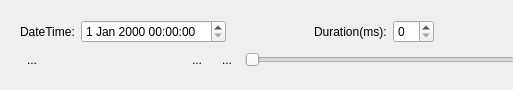
<?xml version="1.0" encoding="UTF-8"?>
<ui version="4.0">
 <class>TimeSliderWidgetForm</class>
 <widget class="QWidget" name="TimeSliderWidgetForm">
  <property name="geometry">
   <rect>
    <x>0</x>
    <y>0</y>
    <width>513</width>
    <height>86</height>
   </rect>
  </property>
  <property name="minimumSize">
   <size>
    <width>513</width>
    <height>0</height>
   </size>
  </property>
  <property name="maximumSize">
   <size>
    <width>513</width>
    <height>364</height>
   </size>
  </property>
  <property name="windowTitle">
   <string>Time Slider</string>
  </property>
  <layout class="QGridLayout" name="gridLayout">
   <item row="0" column="0">
    <widget class="QWidget" name="m_sliderWidget" native="true">
     <property name="minimumSize">
      <size>
       <width>513</width>
       <height>0</height>
      </size>
     </property>
     <property name="maximumSize">
      <size>
       <width>513</width>
       <height>16777215</height>
      </size>
     </property>
     <layout class="QGridLayout" name="gridLayout_2">
      <item row="0" column="0">
       <layout class="QHBoxLayout" name="horizontalLayout">
        <item>
         <widget class="QLabel" name="label">
          <property name="text">
           <string>DateTime:</string>
          </property>
         </widget>
        </item>
        <item>
         <widget class="QDateTimeEdit" name="m_dateTimeEdit"/>
        </item>
        <item>
         <spacer name="horizontalSpacer">
          <property name="orientation">
           <enum>Qt::Horizontal</enum>
          </property>
          <property name="sizeHint" stdset="0">
           <size>
            <width>18</width>
            <height>20</height>
           </size>
          </property>
         </spacer>
        </item>
        <item>
         <widget class="QLabel" name="label_2">
          <property name="text">
           <string>Duration(ms):</string>
          </property>
         </widget>
        </item>
        <item>
         <widget class="QSpinBox" name="m_durationSpinBox"/>
        </item>
        <item>
         <spacer name="horizontalSpacer_2">
          <property name="orientation">
           <enum>Qt::Horizontal</enum>
          </property>
          <property name="sizeHint" stdset="0">
           <size>
            <width>13</width>
            <height>20</height>
           </size>
          </property>
         </spacer>
        </item>
       </layout>
      </item>
      <item row="1" column="0">
       <layout class="QHBoxLayout" name="horizontalLayout_2">
        <item>
         <widget class="QToolButton" name="m_settingsToolButton">
          <property name="text">
           <string>...</string>
          </property>
          <property name="autoRaise">
           <bool>true</bool>
          </property>
         </widget>
        </item>
        <item>
         <spacer name="horizontalSpacer_3">
          <property name="orientation">
           <enum>Qt::Horizontal</enum>
          </property>
          <property name="sizeHint" stdset="0">
           <size>
            <width>13</width>
            <height>20</height>
           </size>
          </property>
         </spacer>
        </item>
        <item>
         <widget class="QToolButton" name="m_playToolButton">
          <property name="text">
           <string>...</string>
          </property>
          <property name="autoRaise">
           <bool>true</bool>
          </property>
         </widget>
        </item>
        <item>
         <widget class="QToolButton" name="m_stopToolButton">
          <property name="text">
           <string>...</string>
          </property>
          <property name="autoRaise">
           <bool>true</bool>
          </property>
         </widget>
        </item>
        <item>
         <widget class="QSlider" name="m_TemporalHorizontalSlider">
          <property name="minimumSize">
           <size>
            <width>270</width>
            <height>19</height>
           </size>
          </property>
          <property name="orientation">
           <enum>Qt::Horizontal</enum>
          </property>
         </widget>
        </item>
       </layout>
      </item>
     </layout>
    </widget>
   </item>
  </layout>
 </widget>
 <resources/>
 <connections/>
</ui>
